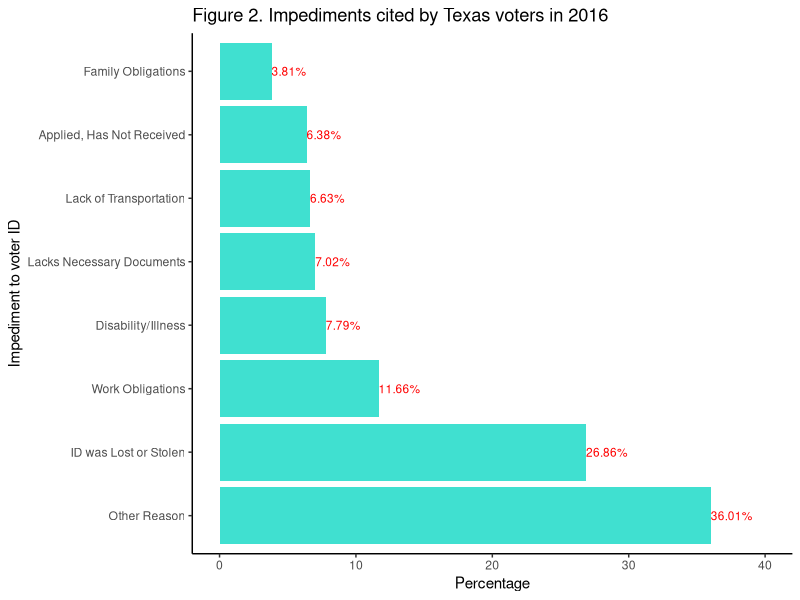
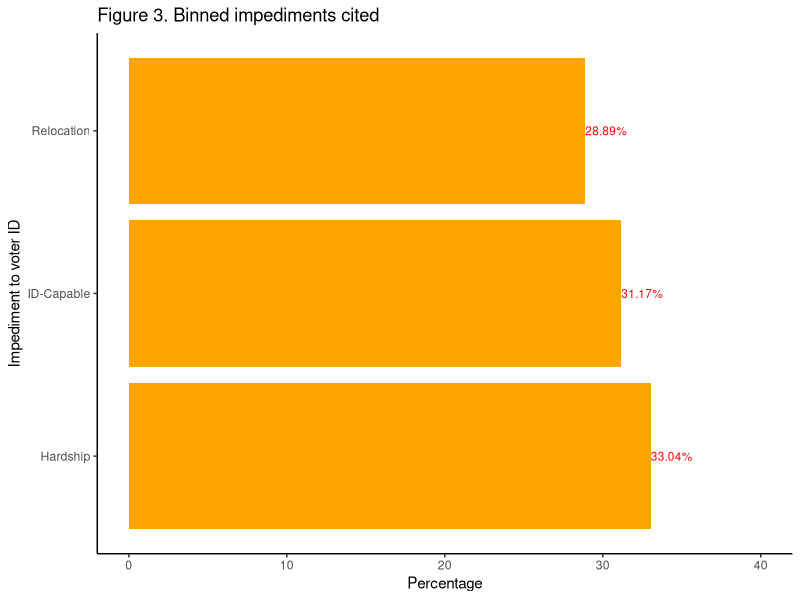
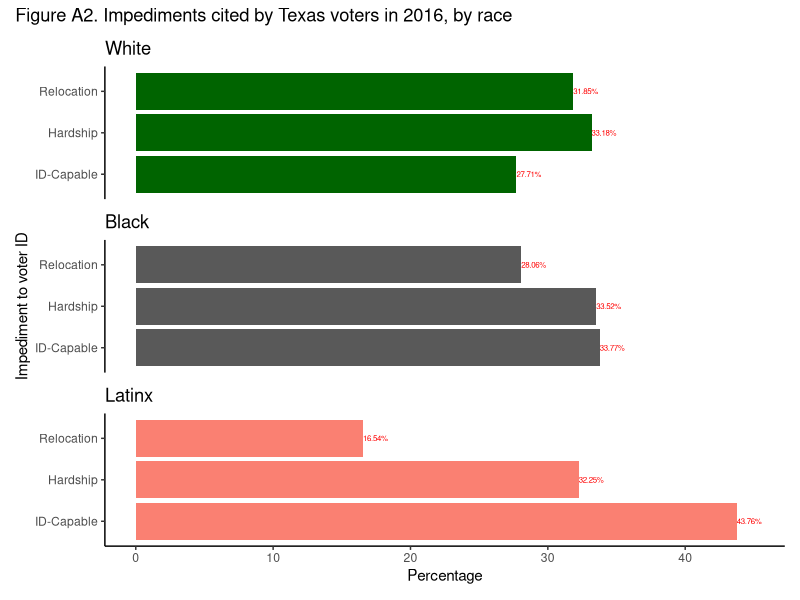

The R script that drew these images, in order:
#### Preamble ####

# Purpose: Replication of graphs from the paper "Who Do Voter ID Laws
# Keep from Voting?" (Fraga and Miller 2022).
# Author: Benny Rochwerg
# Date: February 13, 2024
# Contact: 4321benny@gmail.com
# Pre-requisites: Install the tidyverse (Wickham et al. 2019) and patchwork
# (Pedersen 2024) packages. Run the "01-download_data.R" and "02-data_cleaning.R"
# files.

# Some of this code was adapted from Alexander (2023).

#### Loading Packages ####

# install.packages("tidyverse")
# install.packages("patchwork")
library(tidyverse)
library(patchwork)

#### Replicating the Graphs ####

# Loading the cleaned data
reasons_data_cleaned <- read_csv("data/reproduction/reasons_data_cleaned.csv")

# Replication of Figure 2 from the paper (Fraga and Miller 2022)

# Creating a table containing the relevant voter ID reasons and percentages
figure_2_data <- tibble(
  reason = c("Family Obligations", "Applied, Has Not Received",
             "Lack of Transportation", "Lacks Necessary Documents",
             "Disability/Illness", "Work Obligations",
             "ID was Lost or Stolen", "Other Reason"),
  percent = round((100 * c(mean(reasons_data_cleaned$family),
                    mean(reasons_data_cleaned$applied),
                    mean(reasons_data_cleaned$transport),
                    mean(reasons_data_cleaned$birthcert),
                    mean(reasons_data_cleaned$disability),
                    mean(reasons_data_cleaned$work),
                    mean(reasons_data_cleaned$lost),
                    mean(reasons_data_cleaned$other))), 2))

# Creating data labels to be shown on the graph
figure_2_data_labels <- paste(
  figure_2_data$percent, "%", sep = "")

# Adding the data labels to the data table
figure_2_data <- figure_2_data |>
  mutate(label = figure_2_data_labels)

# Creating the replicated graph
figure_2_replication <-
  ggplot(mapping = aes(x = reorder(figure_2_data$reason, figure_2_data$percent,
                                   decreasing = TRUE),
                       y = figure_2_data$percent)) +
  geom_col(fill = "turquoise") +
  theme_classic() +
  labs(x = "Impediment to voter ID", y = "Percentage",
       title = "Figure 2. Impediments cited by Texas voters in 2016") +
  coord_flip() +
  # The geom_text function used to add the labels to the graph was acquired from
  # R Graphics Cookbook:
  # https://r-graphics.org/recipe-bar-graph-labels
  # The hjust argument used to align the labels was acquired from
  # Cédric Scherer's website:
  # https://www.cedricscherer.com/2021/07/05/a-quick-how-to-on-labelling-bar-graphs-in-ggplot2/
  geom_text(aes(label = figure_2_data$label),
            hjust = c(0, 0, 0, 0, 0, 0, 0, 0),
            colour = "red",
            size = 3) +
  # The expand_limits function used to change the upper limit of the percent
  # axis's scale was acquired from the tidyverse ggplot2 website:
  # https://ggplot2.tidyverse.org/reference/expand_limits.html
  expand_limits(y = 40)

# Displaying the replicated graph
figure_2_replication

# Replication of Figure 3 from the paper (Fraga and Miller 2022)

# Creating a table containing the relevant voter ID reasons and percentages
figure_3_data <- tibble(
  reason = c("Relocation", "Hardship", "ID-Capable"),
  percent = round((100 * c(mean(reasons_data_cleaned$relocation),
                           mean(reasons_data_cleaned$hardship),
                           mean(reasons_data_cleaned$id_capable))), 2))

# Creating data labels to be shown on the graph
figure_3_data_labels <- paste(
  figure_3_data$percent, "%", sep = "")

# Adding the data labels to the data table
figure_3_data <- figure_3_data |>
  mutate(label = figure_3_data_labels)

# Creating the replicated graph
figure_3_replication <-
  ggplot(mapping = aes(x = reorder(figure_3_data$reason, figure_3_data$percent,
                                   decreasing = TRUE),
                       y = figure_3_data$percent)) +
  geom_col(fill = "orange") +
  theme_classic() +
  labs(x = "Impediment to voter ID", y = "Percentage",
       title = "Figure 3. Binned impediments cited") +
  coord_flip() +
  # The geom_text function used to add the labels to the graph was acquired from
  # R Graphics Cookbook:
  # https://r-graphics.org/recipe-bar-graph-labels
  # The hjust argument used to align the labels was acquired from
  # Cédric Scherer's website:
  # https://www.cedricscherer.com/2021/07/05/a-quick-how-to-on-labelling-bar-graphs-in-ggplot2/
  geom_text(aes(label = figure_3_data$label),
            hjust = c(0, 0, 0),
            colour = "red",
            size = 3) +
  # The expand_limits function used to change the upper limit of the percent
  # axis's scale was acquired from the tidyverse ggplot2 website:
  # https://ggplot2.tidyverse.org/reference/expand_limits.html
  expand_limits(y = 40)

# Displaying the replicated graph
figure_3_replication

# Replication of Figure A2 from the paper (Fraga and Miller 2022)

# Filtering the cleaned dataset to only include entries with the race "White"
reasons_data_cleaned_white <- reasons_data_cleaned |>
  filter(race == "White")

# Creating a table containing the relevant voter ID reasons and percentages
# for the race "White"
figure_a2_data_white <- tibble(
  reason = c("Relocation", "Hardship", "ID-Capable"),
  percent = round((100 * c(mean(reasons_data_cleaned_white$relocation),
                           mean(reasons_data_cleaned_white$hardship),
                           mean(reasons_data_cleaned_white$id_capable))), 2))

# Creating data labels to be shown on the graph for the race "White"
figure_a2_data_white_labels <- paste(
  figure_a2_data_white$percent, "%", sep = "")

# Adding the data labels to the data table for the race "White"
figure_a2_data_white <- figure_a2_data_white |>
  mutate(label = figure_a2_data_white_labels)

# Creating the replicated graph for the race "White"
figure_a2_white_replication <-
  ggplot(mapping = aes(x = figure_a2_data_white$reason,
                       y = figure_a2_data_white$percent)) +
  geom_col(fill = "darkgreen") +
  theme_classic() +
  labs(x = "Impediment to voter ID", y = "Percentage") +
  scale_x_discrete(limits = c("ID-Capable", "Hardship", "Relocation")) +
  coord_flip() +
  # The geom_text function used to add the labels to the graph was acquired from
  # R Graphics Cookbook:
  # https://r-graphics.org/recipe-bar-graph-labels
  # The hjust argument used to align the labels was acquired from
  # Cédric Scherer's website:
  # https://www.cedricscherer.com/2021/07/05/a-quick-how-to-on-labelling-bar-graphs-in-ggplot2/
  geom_text(aes(label = figure_a2_data_white$label),
            hjust = c(0, 0, 0),
            colour = "red",
            size = 2) +
  ggtitle("White") +
  # The expand_limits function used to change the upper limit of the percent
  # axis's scale was acquired from the tidyverse ggplot2 website:
  # https://ggplot2.tidyverse.org/reference/expand_limits.html
  expand_limits(y = 45)

# Filtering the cleaned dataset to only include entries with the race "Black"
reasons_data_cleaned_black <- reasons_data_cleaned |>
  filter(race == "Black")

# Creating a table containing the relevant voter ID reasons and percentages
# for the race "Black"
figure_a2_data_black <- tibble(
  reason = c("Relocation", "Hardship", "ID-Capable"),
  percent = round((100 * c(mean(reasons_data_cleaned_black$relocation),
                           mean(reasons_data_cleaned_black$hardship),
                           mean(reasons_data_cleaned_black$id_capable))), 2))

# Creating data labels to be shown on the graph for the race "Black"
figure_a2_data_black_labels <- paste(
  figure_a2_data_black$percent, "%", sep = "")

# Adding the data labels to the data table for the race "Black"
figure_a2_data_black <- figure_a2_data_black |>
  mutate(label = figure_a2_data_black_labels)

# Creating the replicated graph for the race "Black"
figure_a2_black_replication <-
  ggplot(mapping = aes(x = figure_a2_data_black$reason,
                       y = figure_a2_data_black$percent)) +
  geom_col() +
  theme_classic() +
  labs(x = "Impediment to voter ID", y = "Percentage") +
  scale_x_discrete(limits = c("ID-Capable", "Hardship", "Relocation")) +
  coord_flip() +
  # The geom_text function used to add the labels to the graph was acquired from
  # R Graphics Cookbook:
  # https://r-graphics.org/recipe-bar-graph-labels
  # The hjust argument used to align the labels was acquired from
  # Cédric Scherer's website:
  # https://www.cedricscherer.com/2021/07/05/a-quick-how-to-on-labelling-bar-graphs-in-ggplot2/
  geom_text(aes(label = figure_a2_data_black$label),
            hjust = c(0, 0, 0),
            colour = "red",
            size = 2) +
  ggtitle("Black") +
  # The expand_limits function used to change the upper limit of the percent
  # axis's scale was acquired from the tidyverse ggplot2 website:
  # https://ggplot2.tidyverse.org/reference/expand_limits.html
  expand_limits(y = 45)

# Filtering the cleaned dataset to only include entries with the race "Latinx"
reasons_data_cleaned_latinx <- reasons_data_cleaned |>
  filter(race == "Latinx")

# Creating a table containing the relevant voter ID reasons and percentages
# for the race "Latinx"
figure_a2_data_latinx <- tibble(
  reason = c("Relocation", "Hardship", "ID-Capable"),
  percent = round((100 * c(mean(reasons_data_cleaned_latinx$relocation),
                           mean(reasons_data_cleaned_latinx$hardship),
                           mean(reasons_data_cleaned_latinx$id_capable))), 2))

# Creating data labels to be shown on the graph for the race "Latinx"
figure_a2_data_latinx_labels <- paste(
  figure_a2_data_latinx$percent, "%", sep = "")

# Adding the data labels to the data table for the race "Latinx"
figure_a2_data_latinx <- figure_a2_data_latinx |>
  mutate(label = figure_a2_data_latinx_labels)

# Creating the replicated graph for the race "Latinx"
figure_a2_latinx_replication <-
  ggplot(mapping = aes(x = figure_a2_data_latinx$reason,
                       y = figure_a2_data_latinx$percent)) +
  geom_col(fill = "salmon") +
  theme_classic() +
  labs(x = "Impediment to voter ID", y = "Percentage") +
  scale_x_discrete(limits = c("ID-Capable", "Hardship", "Relocation")) +
  coord_flip() +
  # The geom_text function used to add the labels to the graph was acquired from
  # R Graphics Cookbook:
  # https://r-graphics.org/recipe-bar-graph-labels
  # The hjust argument used to align the labels was acquired from
  # Cédric Scherer's website:
  # https://www.cedricscherer.com/2021/07/05/a-quick-how-to-on-labelling-bar-graphs-in-ggplot2/
  geom_text(aes(label = figure_a2_data_latinx$label),
            hjust = c(0, 0, 0),
            colour = "red",
            size = 2) +
  ggtitle("Latinx") +
  # The expand_limits function used to change the upper limit of the percent
  # axis's scale was acquired from the tidyverse ggplot2 website:
  # https://ggplot2.tidyverse.org/reference/expand_limits.html
  expand_limits(y = 45)

# Combining the graphs for the three races into one graph
figure_a2_replication <- (figure_a2_white_replication) / (figure_a2_black_replication) / (figure_a2_latinx_replication)

# Adding a title to the combined graph
figure_a2_replication <- figure_a2_replication +
  plot_annotation(title = "Figure A2. Impediments cited by Texas voters in 2016, by race")

# Combining the axis labels on the combined graph
figure_a2_replication <- figure_a2_replication +
  plot_layout(axes = "collect")

# Displaying the replicated graph
figure_a2_replication